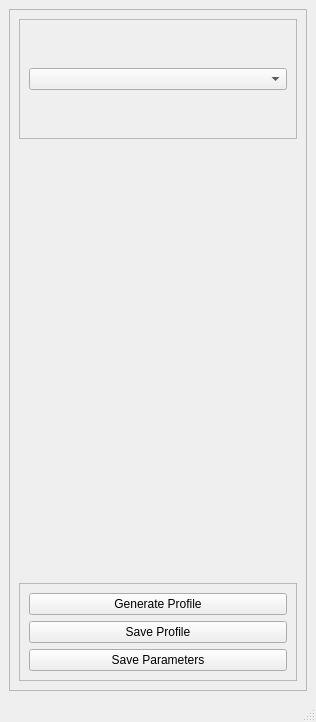
<?xml version="1.0" encoding="UTF-8"?>
<ui version="4.0">
 <class>MainWindow</class>
 <widget class="QMainWindow" name="MainWindow">
  <property name="geometry">
   <rect>
    <x>0</x>
    <y>0</y>
    <width>316</width>
    <height>722</height>
   </rect>
  </property>
  <property name="windowTitle">
   <string>CustomElement :: Designer</string>
  </property>
  <widget class="QWidget" name="centralwidget">
   <layout class="QGridLayout" name="gridLayout">
    <item row="0" column="0">
     <widget class="QFrame" name="frameMainWindow">
      <property name="frameShape">
       <enum>QFrame::StyledPanel</enum>
      </property>
      <property name="frameShadow">
       <enum>QFrame::Raised</enum>
      </property>
      <layout class="QGridLayout" name="gridLayout_2">
       <item row="1" column="1">
        <widget class="QFrame" name="frame_Options">
         <property name="frameShape">
          <enum>QFrame::StyledPanel</enum>
         </property>
         <property name="frameShadow">
          <enum>QFrame::Raised</enum>
         </property>
        </widget>
       </item>
       <item row="2" column="1" rowspan="2">
        <spacer name="verticalSpacer">
         <property name="orientation">
          <enum>Qt::Vertical</enum>
         </property>
         <property name="sizeHint" stdset="0">
          <size>
           <width>20</width>
           <height>800</height>
          </size>
         </property>
        </spacer>
       </item>
       <item row="0" column="1">
        <widget class="QFrame" name="frame_Setup">
         <property name="minimumSize">
          <size>
           <width>0</width>
           <height>120</height>
          </size>
         </property>
         <property name="maximumSize">
          <size>
           <width>16777215</width>
           <height>120</height>
          </size>
         </property>
         <property name="frameShape">
          <enum>QFrame::StyledPanel</enum>
         </property>
         <property name="frameShadow">
          <enum>QFrame::Raised</enum>
         </property>
         <layout class="QVBoxLayout" name="verticalLayout">
          <item>
           <widget class="QComboBox" name="comboBox_Elements"/>
          </item>
         </layout>
        </widget>
       </item>
       <item row="4" column="1">
        <widget class="QFrame" name="frame_Save">
         <property name="frameShape">
          <enum>QFrame::StyledPanel</enum>
         </property>
         <property name="frameShadow">
          <enum>QFrame::Raised</enum>
         </property>
         <layout class="QVBoxLayout" name="verticalLayout_2">
          <item>
           <widget class="QPushButton" name="pushButton_GenerateProfile">
            <property name="text">
             <string>Generate Profile</string>
            </property>
           </widget>
          </item>
          <item>
           <widget class="QPushButton" name="pushButton_SaveProfile">
            <property name="text">
             <string>Save Profile</string>
            </property>
           </widget>
          </item>
          <item>
           <widget class="QPushButton" name="pushButton_SaveParameters">
            <property name="text">
             <string>Save Parameters</string>
            </property>
           </widget>
          </item>
         </layout>
        </widget>
       </item>
      </layout>
     </widget>
    </item>
   </layout>
  </widget>
  <widget class="QMenuBar" name="menubar">
   <property name="geometry">
    <rect>
     <x>0</x>
     <y>0</y>
     <width>316</width>
     <height>21</height>
    </rect>
   </property>
  </widget>
  <widget class="QStatusBar" name="statusbar"/>
 </widget>
 <resources/>
 <connections/>
</ui>
